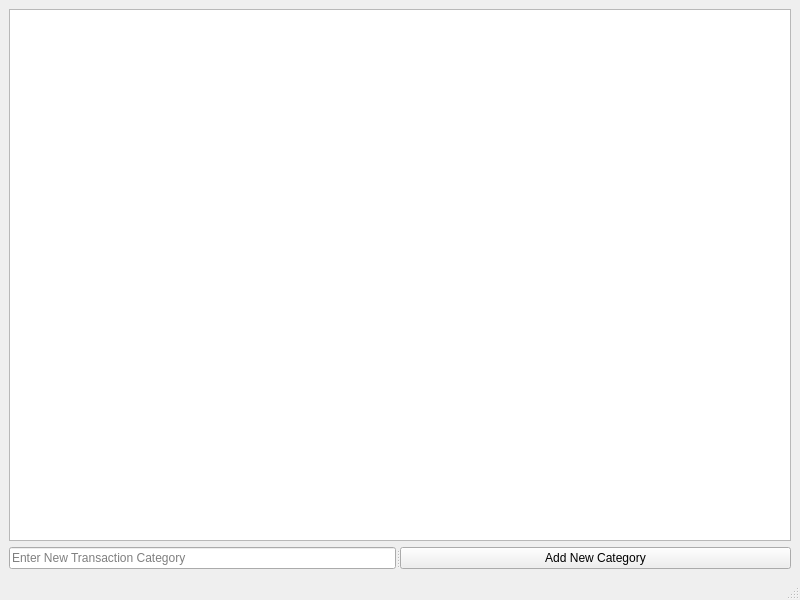
<?xml version="1.0" encoding="UTF-8"?>
<ui version="4.0">
 <class>transactionCategoryWindow</class>
 <widget class="QMainWindow" name="transactionCategoryWindow">
  <property name="geometry">
   <rect>
    <x>0</x>
    <y>0</y>
    <width>800</width>
    <height>600</height>
   </rect>
  </property>
  <property name="windowTitle">
   <string>Add Transaction Categories</string>
  </property>
  <widget class="QWidget" name="centralwidget">
   <layout class="QVBoxLayout" name="verticalLayout">
    <item>
     <widget class="QTableView" name="tableView"/>
    </item>
    <item>
     <widget class="QSplitter" name="splitter">
      <property name="orientation">
       <enum>Qt::Horizontal</enum>
      </property>
      <widget class="QLineEdit" name="transaction_category_lineEdit">
       <property name="placeholderText">
        <string>Enter New Transaction Category</string>
       </property>
      </widget>
      <widget class="QPushButton" name="add_new_categoryButton">
       <property name="text">
        <string>Add New Category</string>
       </property>
      </widget>
     </widget>
    </item>
   </layout>
  </widget>
  <widget class="QMenuBar" name="menubar">
   <property name="geometry">
    <rect>
     <x>0</x>
     <y>0</y>
     <width>800</width>
     <height>26</height>
    </rect>
   </property>
  </widget>
  <widget class="QStatusBar" name="statusbar"/>
 </widget>
 <resources/>
 <connections/>
</ui>
